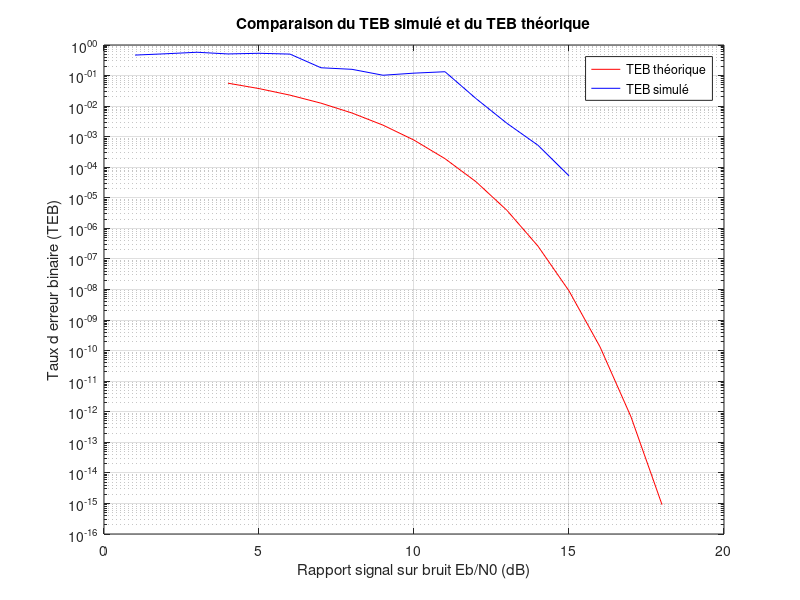

The MATLAB script that drew this image:
%% SALLMONE Armela & MONY Alexandra
clear; % Efface les variables de l environnement de travail
close all; % Ferme les figures ouvertes
clc; % Efface la console

%% Initialisation des paramètres
Fe = 20e6; % Fréquence d'échantillonnage
Te=1/Fe; % Période d'échantillonnage
Ts=1/1e6; % Période d'émission des symboles
Fse=Ts/Te; % Facteur de sur-échantillonnage
Ns = 1000; % Nombre de symboles à émettre par paquet
Nfft = 256; 

% Implémentation de la constelation
const=[0 1];

%Préambule
Sp=[ones(1,Fse/2),zeros(1,Fse/2),ones(1,Fse/2),zeros(1,2*Fse),ones(1,Fse/2),zeros(1,Fse/2),ones(1,Fse/2),zeros(1,3*Fse)];

% Filtre de mise en forme
p=[-1/2*ones(1,Fse/2),1/2*ones(1,Fse/2)];
% p0=ones(1,Fse/2);
% p1=ones(1,Fse/2);
len_p=length(p);

p_a=fliplr(p); % Filtre adapté
sigA2 = 1;% Variance théorique des symboles

eb_n0_dB=1:15; %Liste des Eb/No en dB
eb_n0 = 10.^(eb_n0_dB/10); % Liste des Eb/N0

TEB = zeros(size(eb_n0)); % Tableau des TEB (résultats) 

% Tableau des probabilités d’erreurs théoriques
Pb = qfunc(sqrt(2*eb_n0)); 


for i = 1:length(eb_n0) 
    disp(i);
    error_cnt = 0;
    bit_cnt = 0;
    while error_cnt < 100
        %% Émetteur          
        Bk= randi([0 1],1,Ns); % Génération aléatoire des bits
        len_Bk=length(Bk);
        
        % Filtre de mise en forme
        Sl=zeros(1,len_Bk*len_p);
        
        for j=0:len_Bk-1
            Sl((len_p*j+1):(len_p*(j+1)))=(1-2*Bk(j+1))*p;
        
        end
        
        %Ajout Préambule
        Sl=[Sp, 0.5+Sl];
        
        %Estimation du délai de propagation : δt
        delta_t = randi([0, 100])* Te;
        
        % Modélisation d'un Dirac pour décaler Sl
        dirac=zeros(1,200);
        dirac(floor(delta_t/Te)+1)=1;
        
        % Décalage temporel de Sl
        Sl_shifted = conv(Sl,dirac);
        
        % Estimation du décalage en fréquence : δf
        delta_f = randi([-1,1]) * 1000; 
        
        
        % Générer le signal exp(-j2πδf t)
        t = (0:length(Sl_shifted)-1) * Te;
        exp_signal = exp(-1j * 2 * pi * delta_f * t *0 );
        
        E=mean(abs(Sl_shifted).^2);
        sigma2=E*Fse/eb_n0(i);

        %% Canal
        nl =  sqrt(sigma2/2) * (randn(size(Sl_shifted)) + 1j*randn(size(Sl_shifted))); % Génération du bruit blanc gaussien complexe 
        Y_l=Sl_shifted.*exp_signal + nl;

        %% Récepteur
        Rl=abs(Y_l).^2;


        % Estimation de delta t prime
        
            % Calcul de rho delta t prime
        num=conv(Rl,flip(Sp));
        den1=sqrt(sum(abs(Sp).^2));
        den2=sqrt(conv(abs(Rl).^2,ones(1,8*Fse)));
        
        rho=num./(den1*den2);
        
        % argmax de rho
        [max_value,argmax] = max(abs(rho(160:260)));
        %argmax=find(rho==max_value);
        
        delta_t_chap=argmax;

        % Synchronisation
        Rl_data=Rl(delta_t_chap+160:end);

        % Filtre de reception
        V_l=conv(Rl_data,p_a);
          
        % Échantillonnage au rythme Ts
        V_m=zeros(1,len_Bk);
        indices = 0:len_Bk-1;
        V_m(indices+1) = V_l(indices*Fse+length(p));
 
        % Association Symbole->Bits
        
        Bk_tilde=(real(V_m)<0);
        
        % Calcul du TEB
        
        error=sum(Bk(:) ~= Bk_tilde(:));
        error_cnt = error_cnt+error;  % incrémenter le compteur d'erreurs
        bit_cnt = bit_cnt + Ns;% incrémenter le compteur de bits envoyés
    end
    TEB(i) = error_cnt/bit_cnt;
end


%% Affichage des résultats

figure;
semilogy(eb_n0_dB+3, Pb, 'r');
hold on;
semilogy(eb_n0_dB, TEB, 'b');

% Titre et légendes
title('Comparaison du TEB simulé et du TEB théorique');
xlabel('Rapport signal sur bruit Eb/N0 (dB)');
ylabel("Taux d erreur binaire (TEB)");
legend('TEB théorique', 'TEB simulé');
grid on;